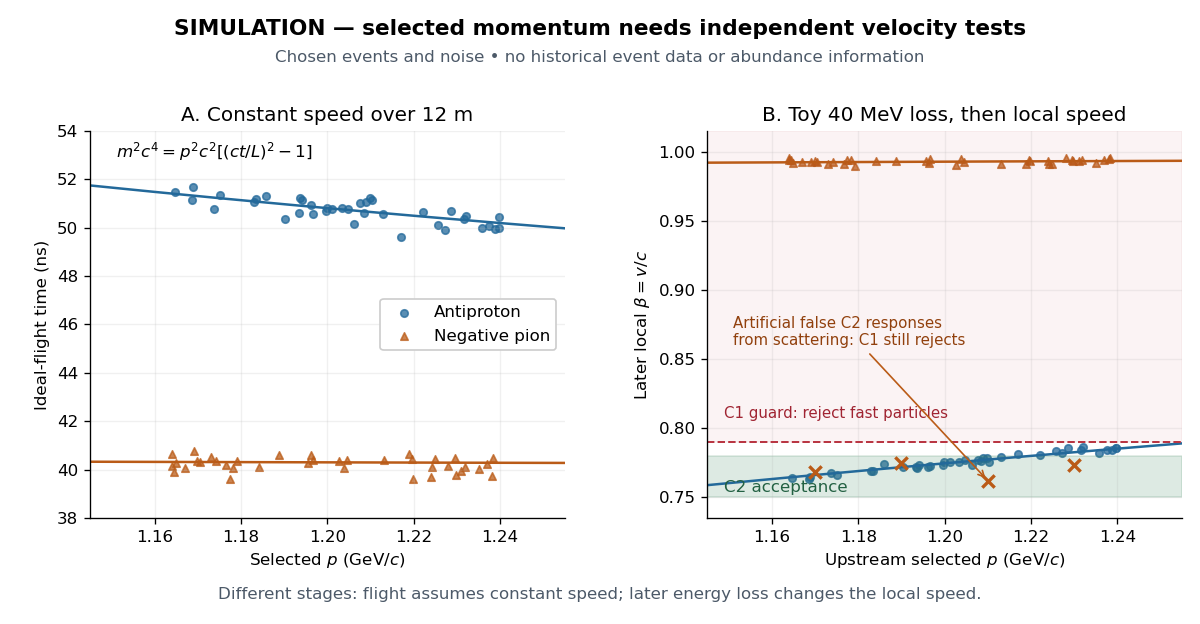

Python code for this plot:
"""Original toy simulation, NOT discovery data or historical abundances.

Python 3.14; numpy 2.3.5; matplotlib 3.10.7. Run from _media.
The C1/C2 boundaries follow UCRL-3172 p. 5. All event populations,
noise, momentum spread and the constant 40 MeV loss are chosen here.
The left panel is an ideal constant-speed flight; the right is a later
local speed, so the panels must not be treated as simultaneous speeds.
"""
from pathlib import Path

import matplotlib.pyplot as plt
import numpy as np

C = 0.299792458  # metres per nanosecond
M_PROTON = 0.93827  # GeV/c^2, deliberately rounded model input
M_PION = 0.13957
LENGTH = 12.0  # m, illustrative
LOSS = 0.040  # GeV, illustrative energy loss after the ideal flight


def beta(momentum, mass):
    return momentum / np.hypot(momentum, mass)


def downstream_beta(momentum, mass):
    energy = np.hypot(momentum, mass) - LOSS
    return np.sqrt(1 - (mass / energy)**2)


def main():
    rng = np.random.default_rng(1955)
    fig, (ax, av) = plt.subplots(1, 2, figsize=(10, 5.2), dpi=120, facecolor="white")
    fig.suptitle("SIMULATION — selected momentum needs independent velocity tests",
                 fontsize=13, weight="bold", y=0.97)
    fig.text(0.5, 0.90, "Chosen events and noise • no historical event data or abundance information",
             ha="center", fontsize=10, color="#4c5968")
    p_grid = np.linspace(1.145, 1.255, 300)
    series = [(M_PROTON, "Antiproton", "#23699a", "o"),
              (M_PION, "Negative pion", "#ba5b17", "^")]
    for mass, label, color, marker in series:
        p = rng.uniform(1.16, 1.24, 38)
        t = LENGTH / (C * beta(p, mass)) + rng.normal(0, 0.30, len(p))
        v = downstream_beta(p, mass) + rng.normal(0, 0.0015, len(p))
        ax.plot(p_grid, LENGTH / (C * beta(p_grid, mass)), color=color, lw=1.5)
        ax.scatter(p, t, s=20, c=color, marker=marker, alpha=0.75, label=label)
        av.plot(p_grid, downstream_beta(p_grid, mass), color=color, lw=1.5)
        av.scatter(p, v, s=20, c=color, marker=marker, alpha=0.75)

    ax.set(xlim=(1.145, 1.255), ylim=(38, 54), xlabel=r"Selected $p$ (GeV/$c$)",
           ylabel="Ideal-flight time (ns)", title="A. Constant speed over 12 m")
    ax.legend(loc="center right", framealpha=1, fontsize=10)
    ax.text(1.151, 52.9, r"$m^2c^4=p^2c^2[(ct/L)^2-1]$", fontsize=10)
    av.axhspan(0.75, 0.78, color="#39865a", alpha=0.17)
    av.axhspan(0.79, 1.015, color="#b93643", alpha=0.055)
    av.axhline(0.79, color="#b93643", ls="--", lw=1.2)
    av.text(1.149, 0.754, "C2 acceptance", color="#236143", fontsize=10)
    av.text(1.149, 0.807, "C1 guard: reject fast particles", color="#a02432", fontsize=9)
    av.scatter([1.17, 1.19, 1.21, 1.23], [0.768, 0.775, 0.762, 0.773],
               marker="x", s=55, color="#ba5b17", linewidths=2, zorder=5)
    av.annotate("Artificial false C2 responses\nfrom scattering: C1 still rejects",
                xy=(1.21, 0.762), xytext=(1.151, 0.86), fontsize=9,
                arrowprops={"arrowstyle": "->", "color": "#ba5b17"}, color="#91400d")
    av.set(xlim=(1.145, 1.255), ylim=(0.735, 1.015), xlabel=r"Upstream selected $p$ (GeV/$c$)",
           ylabel=r"Later local $\beta=v/c$", title="B. Toy 40 MeV loss, then local speed")
    for axis in (ax, av):
        axis.grid(alpha=0.18)
        axis.tick_params(labelsize=10)
        axis.spines[["top", "right"]].set_visible(False)
    fig.text(0.5, 0.04, "Different stages: flight assumes constant speed; later energy loss changes the local speed.",
             ha="center", fontsize=10, color="#4c5968")
    fig.subplots_adjust(left=0.075, right=0.985, bottom=0.17, top=0.79, wspace=0.30)
    fig.savefig(Path.cwd() / (Path(__file__).stem + ".png"), facecolor="white")
    plt.close(fig)


if __name__ == "__main__":
    main()
